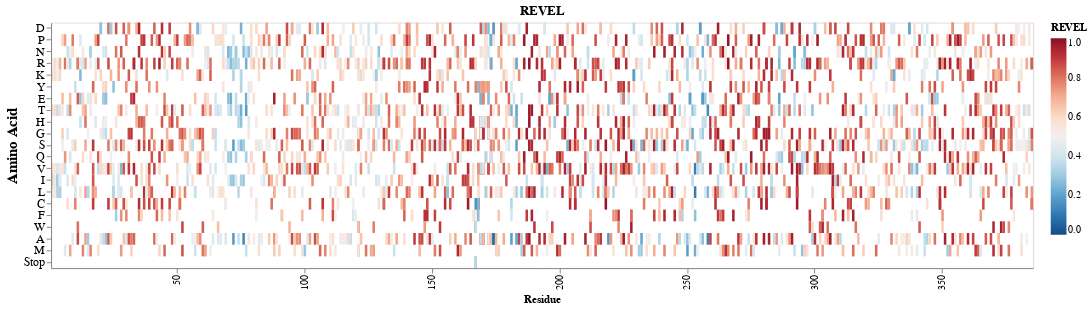

Notebook code cell kept with this figure:
### Code cell
cell_selector = alt.selection_point(on='mouseover',
                                     empty='none')


revel_heatmap = DMS_heatmaps(revel_final, 'REVEL')

revel_heatmap

### Figure 1 — Vega-Lite specification as saved in the notebook (floating-point values rounded to 4 significant figures; data arrays with more than 128 entries replaced by an {"elided": "..."} marker saying what was removed)
{"config": {"view": {"continuousWidth": 300, "continuousHeight": 300}}, "data": {"name": "data-b39f0321ec413dd74f436f5f14a61d6a"}, "mark": {"type": "rect"}, "encoding": {"color": {"field": "REVEL", "scale": {"scheme": "redblue", "domain": [0, 1], "domainMid": 0.5, "clamp": true, "reverse": true}, "type": "quantitative"}, "stroke": {"value": "black"}, "strokeWidth": {"condition": {"param": "param_140", "value": 0.5, "empty": false}, "value": 0}, "tooltip": [{"field": "REVEL", "type": "quantitative"}, {"field": "Wildtype_Amino_Acid", "type": "nominal"}, {"field": "Substitution", "type": "nominal"}, {"field": "Amino Acid", "type": "nominal"}], "x": {"axis": {"values": [0, 50, 100, 150, 200, 250, 300, 350]}, "field": "Residue", "type": "ordinal"}, "y": {"axis": {"labelFontSize": 12, "titleFontSize": 15}, "field": "Amino Acid", "sort": ["Avg", "D", "P", "N", "R", "K", "Y", "E", "T", "H", "G", "S", "Q", "V", "I", "L", "C", "F", "W", "A", "M"], "type": "ordinal"}}, "height": 250, "params": [{"name": "param_141", "select": {"type": "interval", "encodings": ["x", "y"]}, "bind": "scales"}, {"name": "param_140", "select": {"type": "point", "on": "mouseover"}}], "title": "REVEL", "width": 1000, "$schema": "https://vega.github.io/schema/vega-lite/v5.8.0.json", "datasets": {"data-b39f0321ec413dd74f436f5f14a61d6a": {"elided": "2628 records"}}}
